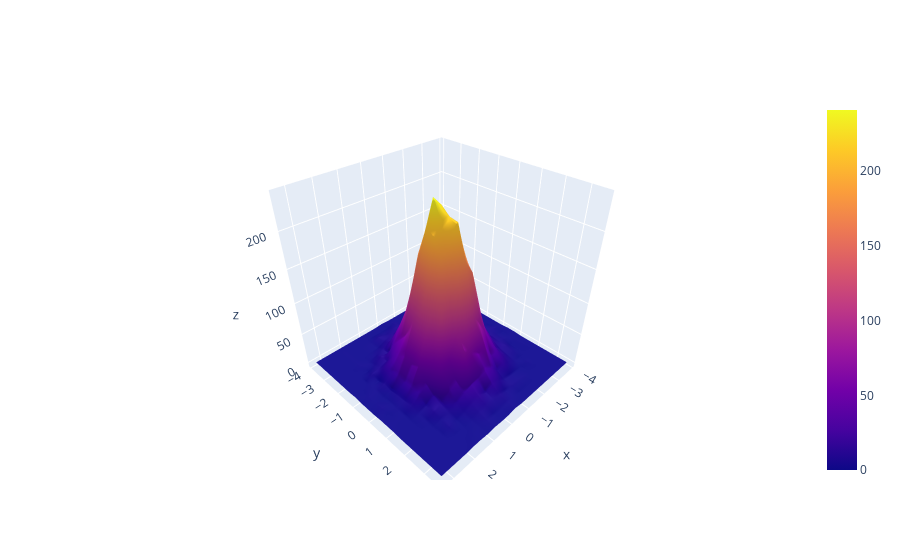

The notebook cell saved with this chart:
### Code cell
import plotly.graph_objects as go
h,x,y,image = plt.hist2d(X,Y,bins=20)
fig = go.Figure(data=[go.Surface(z=h, x=x, y=y)])
fig.show()

### Figure 1 — Plotly figure (JSON) as saved in the notebook; plotly's stock layout.template omitted (floating-point values rounded to 4 significant figures; data arrays with more than 128 entries replaced by an {"elided": "..."} marker saying what was removed)
{"data": [{"type": "surface", "x": [-3.873, -3.494, -3.116, -2.737, -2.358, -1.979, -1.601, -1.222, -0.843, -0.4643, -0.08553, 0.2932, 0.672, 1.051, 1.429, 1.808, 2.187, 2.566, 2.944, 3.323, 3.702], "y": [-3.903, -3.51, -3.116, -2.723, -2.33, -1.936, -1.543, -1.15, -0.7565, -0.3632, 0.03014, 0.4234, 0.8167, 1.21, 1.603, 1.997, 2.39, 2.783, 3.177, 3.57, 3.963], "z": {"elided": "20x20 int values"}}], "layout": {}}
